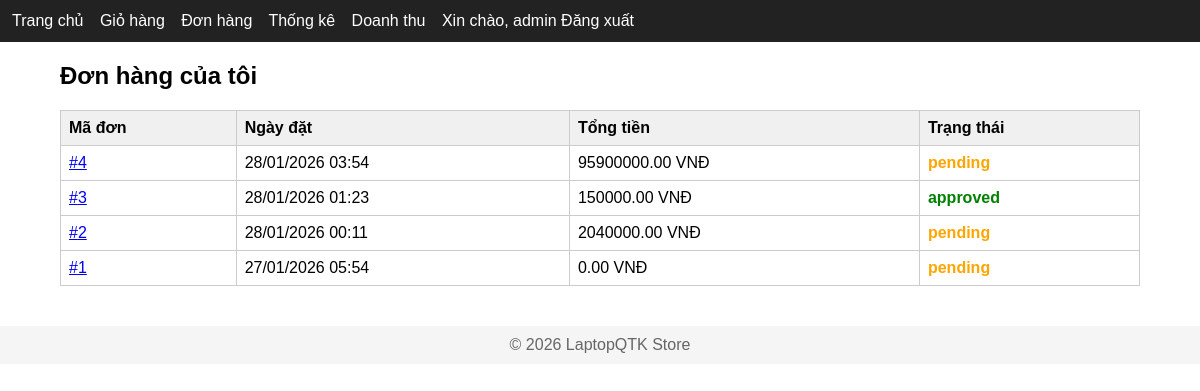
Page /my-orders/ (signed in) on the earlier database version.
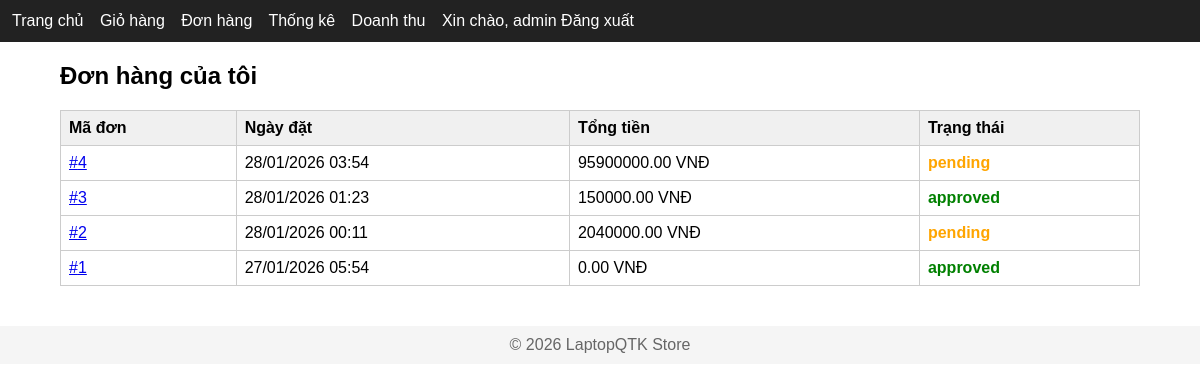
Same page on the later database version.
### orders/models.py (models this page shows, shortened)
class Order(models.Model):
    STATUS_PENDING = 'pending'
    STATUS_APPROVED = 'approved'
    STATUS_REJECTED = 'rejected'
    STATUS_CHOICES = [
        (STATUS_PENDING, 'Pending'),
        (STATUS_APPROVED, 'Approved'),
        (STATUS_REJECTED, 'Rejected'),
    ]
    user = models.ForeignKey(User, on_delete=models.CASCADE, related_name='orders')
    total_price = models.DecimalField(max_digits=12, decimal_places=2, default=0)
    status = models.CharField(max_length=20, choices=STATUS_CHOICES, default=STATUS_PENDING)
    created_at = models.DateTimeField(auto_now_add=True)
    stock_deducted = models.BooleanField(default=False)
    class Meta:
        ordering = ['-created_at']

### catalog/views.py (the view)
# urls.py: path('my-orders/', views.my_orders, name='my_orders'),
@login_required
def my_orders(request):#Xem danh sách đơn hàng của người dùng
    orders = Order.objects.filter(user=request.user).order_by('-created_at')
    context = {
        'orders': orders
    }
    return render(request, 'my_orders.html', context)

### templates/my_orders.html (shortened to what this page needs)
{% extends 'base.html' %}
{% block content %}
<h2>Đơn hàng của tôi</h2>
{% if orders %}
    <table border="1" cellpadding="10">
        <thead>
            <tr>
                <th>Mã đơn</th>
                <th>Ngày đặt</th>
                <th>Tổng tiền</th>
                <th>Trạng thái</th>
            </tr>
        </thead>
        <tbody>
            {% for order in orders %}
                <tr>
                    <td>
                        <a href="{% url 'order_detail' order.id %}">
                            #{{ order.id }}
                        </a>
                    </td>
                    <td>{{ order.created_at|date:"d/m/Y H:i" }}</td>
                    <td>{{ order.total_price }} VNĐ</td>
                    <td class="status-{{ order.status }}">
                         {{ order.status }}
                    </td>
                </tr>
            {% endfor %}
        </tbody>
    </table>
{% else %}
    <p>Bạn chưa có đơn hàng nào.</p>
{% endif %}
{% endblock %}

Differences in the rows shown:
changed Order id 1: status "pending" → "approved"
